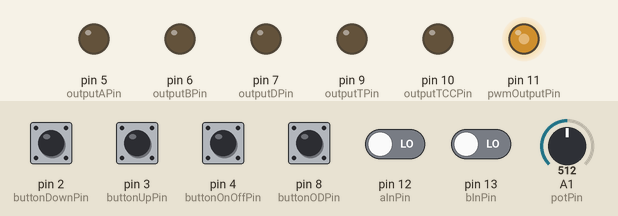
Recording of a sketch running on a simulated Arduino Uno, built with avr-gcc and run on an emulated ATmega328P. Parts: output pins drawn as LEDs (lit = HIGH). Inputs (shaded band) come from the test bench; at power-on: pin 2 (buttonDownPin), pin 3 (buttonUpPin), pin 4 (buttonOnOffPin), pin 8 (buttonODPin) HIGH, pin 12 (aInPin), pin 13 (bInPin) LOW, A1 (potPin) = 512.

Above: at 1.2 s.
1.3 s: A1 (potPin) set to 306
At 1.9 s:
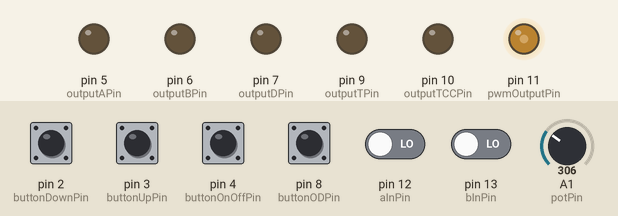
2.8 s: pin 4 (buttonOnOffPin) pulled LOW for 0.15 s
At 3.1 s:
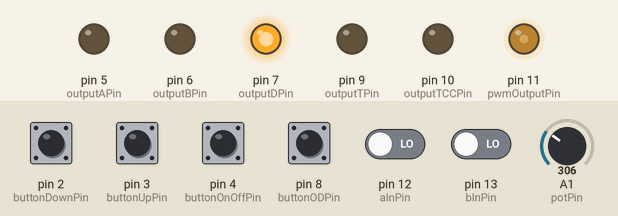
4.4 s: pin 8 (buttonODPin) pulled LOW for 0.15 s
At 6.2 s:
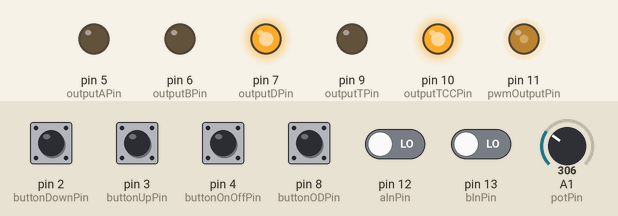
6.6 s: pin 2 (buttonDownPin) pulled LOW for 0.15 s
At 7.2 s:
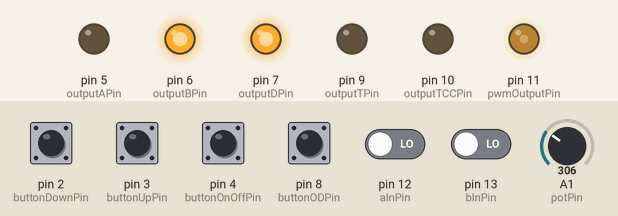
8.2 s: pin 3 (buttonUpPin) pulled LOW for 1 s
At 10.3 s:
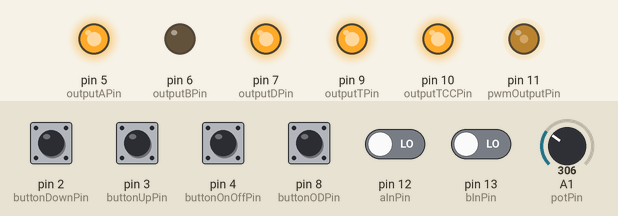
10.7 s: A1 (potPin) set to 122
At 11.5 s:
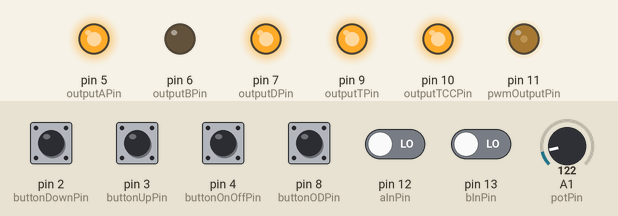
Timing chart, 0 to 13.2 s (numbered marks = the images above; inputs shaded):
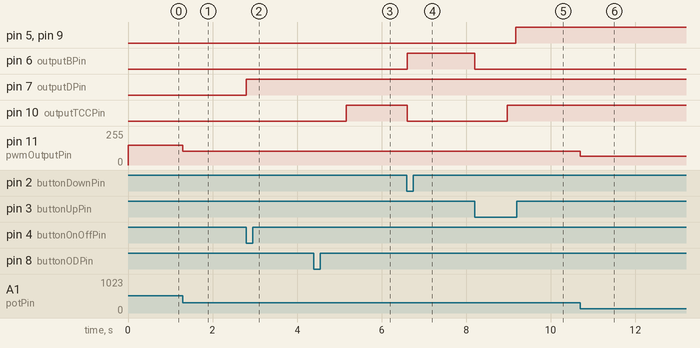

Measured:
- after the input at 1.3 s, pin 11 (pwmOutputPin): 147/255 → 103/255 at once
- after the input at 2.8 s, pin 7 (outputDPin): LOW → HIGH at once
- after the input at 4.4 s, pin 10 (outputTCCPin): LOW → HIGH after 0.77 s
- after the input at 6.6 s, pin 6 (outputBPin): LOW → HIGH at once; pin 10 (outputTCCPin): HIGH → LOW at once
- after the input at 8.2 s, pin 5 (outputAPin), pin 9 (outputTPin): LOW → HIGH after 0.97 s; pin 6 (outputBPin): HIGH → LOW at once; pin 10 (outputTCCPin): LOW → HIGH after 0.77 s
- after the input at 10.7 s, pin 11 (pwmOutputPin): 103/255 → 64/255 at once

The sketch:

Main.ino
```cpp
// Define pin numbers for buttons and outputs
const int buttonUpPin = 3;      // + button
const int buttonDownPin = 2;    // - button
const int buttonOnOffPin = 4;   // "on/off" switch
const int buttonODPin = 8;      // "OD" switch
const int outputAPin = 5;       // Output Solenoid A
const int outputBPin = 6;       // Output Solenoid B
const int outputDPin = 7;       // Output on/off
const int outputTPin = 9;       // Output Timing Solenoid
const int outputTCCPin = 10;    // Output Torque Converter Clutch Solenoid
const int potPin = A1;          // Input TPS
const int pwmOutputPin = 11;    // PWM output Line Pressure Solenoid
const int aInPin = 12;          // TCM Solenoid A
const int bInPin = 13;          // TCM Solenoid B

// Define states
enum State {
  STATE_1,
  STATE_2,
  STATE_3,
  STATE_4,
  STATE_DEACTIVATE
};

State currentState = STATE_1; // Start at state 1
State previousState = STATE_1; // Variable to store the previous state
bool d7State = LOW;            // Initial state for D7
bool lastButtonState = HIGH;   // Last state of the on/off button
bool lastButtonState2 = HIGH;  // Last state of the second on/off button
bool isOn = false;             // State of the on/off switch (inverted)
bool isOn2 = false;            // State of the second on/off switch
bool rampInProgress = false;   // Flag to track if ramp is in progress

// TPS calibration adjustments
float minVoltage = 0.6;
float maxVoltage = 3.9;

int rampDuration = 1000; // 2 seconds for ramp-up

void setup() {
  // Initialize button pins as input
  pinMode(buttonUpPin, INPUT_PULLUP);
  pinMode(buttonDownPin, INPUT_PULLUP);
  pinMode(buttonOnOffPin, INPUT_PULLUP);
  pinMode(buttonODPin, INPUT_PULLUP);

  // Initialize output pins
  pinMode(outputAPin, OUTPUT);
  pinMode(outputBPin, OUTPUT);
  pinMode(outputDPin, OUTPUT);
  pinMode(outputTPin, OUTPUT); // Initialize output T
  pinMode(outputTCCPin, OUTPUT); // Initialize output TCC
  pinMode(pwmOutputPin, OUTPUT); // Initialize PWM output (LP)

  // Set initial output state
  updateOutputs();
  digitalWrite(outputDPin, d7State); // Set initial state for D7
}

void loop() {
  // Read button states once
  bool buttonUpState = digitalRead(buttonUpPin);
  bool buttonDownState = digitalRead(buttonDownPin);
  bool buttonOnOffState = digitalRead(buttonOnOffPin);
  bool buttonODState = digitalRead(buttonODPin);
  int aInState = digitalRead(aInPin); // Read A in state
  int bInState = digitalRead(bInPin); // Read B in state

  // Check for simultaneous button presses
  if (buttonUpState == LOW && buttonDownState == LOW) {
    previousState = currentState; // Store the current state before deactivating
    currentState = STATE_DEACTIVATE; // Set to deactivate state
    updateOutputs();
    delay(200); // Debounce delay
  } else {
    // Handle button up
    if (buttonUpState == LOW && isOn && currentState < STATE_4) {
      previousState = currentState; // Store the previous state
      currentState = (State)(currentState + 1);
      updateOutputs();
      delay(200); // Debounce delay
    }

    // Handle button down
    if (buttonDownState == LOW && isOn && currentState > STATE_1) {
      previousState = currentState; // Store the previous state
      currentState = (State)(currentState - 1);
      updateOutputs();
      delay(200); // Debounce delay
    }
  }

  // Handle the first on/off button state
  if (lastButtonState == HIGH && buttonOnOffState == LOW) {
    isOn = !isOn; // Toggle the first on/off state
    digitalWrite(outputDPin, isOn ? HIGH : LOW); // Update D7 output (inverted)

    // If the first switch is ON, set the current state based on A in and B in
    if (isOn) {
      // Determine the current state based on A in and B in
      if (aInState == HIGH && bInState == HIGH) {
        previousState = currentState;
        currentState = STATE_1;
      } else if (aInState == LOW && bInState == HIGH) {
        previousState = currentState;
        currentState = STATE_2;
      } else if (aInState == LOW && bInState == LOW) {
        previousState = currentState;
        currentState = STATE_3;
      } else if (aInState == HIGH && bInState == LOW) {
        previousState = currentState;
        currentState = STATE_4;
      }

      updateOutputs(); // Update outputs based on the new state
    }
    delay(200); // Debounce delay
  }
  lastButtonState = buttonOnOffState; // Update last button state

  // Handle the second on/off button state
  if (lastButtonState2 == HIGH && buttonODState == LOW) {
    isOn2 = !isOn2; // Toggle the second on/off state
    updateOutputs(); // Update outputs TCC based on the new state
    delay(200); // Debounce delay
  }
  lastButtonState2 = buttonODState; // Update last button state

  // Read the potentiometer value and map it to the specified voltage range
  int potValue = analogRead(potPin); // Read the potentiometer
  float voltageRange = maxVoltage - minVoltage; // Calculate the voltage range
  float mappedVoltage = (potValue / 1023.0) * voltageRange + minVoltage; // Map to the specified voltage range
  int pwmValue = map(mappedVoltage * 255.0 / maxVoltage, 0, 255, 0, 255); // Map to PWM range (0-255)
  analogWrite(pwmOutputPin, pwmValue); // Set the PWM output (LP)

  // Update outputs based on the current state
  updateOutputs();
}

// Function to ramp up PWM signal
void rampUpPWM(int pin, int targetValue, int duration) {
  int currentValue = 0;
  int stepDelay = duration / targetValue; // Calculate delay per step

  // Gradually increase the PWM value
  for (currentValue = 0; currentValue <= targetValue; currentValue++) {
    analogWrite(pin, currentValue); // Set the PWM value
    delay(stepDelay); // Wait for the specified duration
  }
}

void updateOutputs() {
  // Set outputs based on the current state
  if (currentState == STATE_DEACTIVATE) {
    // Deactivate all outputs
    digitalWrite(outputAPin, LOW);
    digitalWrite(outputBPin, LOW);
    digitalWrite(outputTPin, LOW); // Deactivate output T
    digitalWrite(outputTCCPin, LOW); // Deactivate output TCC
    rampInProgress = false; // Reset ramp flag
    currentState = previousState; // Return to the previous state
  } else if (!isOn) {
    // If the first on/off switch is OFF, deactivate outputs A, B, T, and TCC
    digitalWrite(outputAPin, LOW);
    digitalWrite(outputBPin, LOW);
    digitalWrite(outputTPin, LOW); // Deactivate output T
    digitalWrite(outputTCCPin, LOW); // Deactivate output TCC
    rampInProgress = false; // Reset ramp flag
  } else {
    // Set outputs based on the current state
    switch (currentState) {
      case STATE_1:
        digitalWrite(outputAPin, HIGH);
        digitalWrite(outputBPin, HIGH);
        digitalWrite(outputTPin, HIGH); // Activate output T
        digitalWrite(outputTCCPin, LOW); // Deactivate output TCC
        rampInProgress = false; // Reset ramp flag
        break;
      case STATE_2:
        digitalWrite(outputAPin, LOW);
        digitalWrite(outputBPin, HIGH);
        digitalWrite(outputTPin, LOW); // Deactivate output T
        digitalWrite(outputTCCPin, LOW); // Deactivate output TCC
        rampInProgress = false; // Reset ramp flag
        break;
      case STATE_3:
        digitalWrite(outputAPin, LOW);
        digitalWrite(outputBPin, LOW);
        digitalWrite(outputTPin, LOW); // Deactivate output T
        if (isOn2) { // Check if TCC should be activated
          digitalWrite(outputTCCPin, HIGH); // Activate output TCC
          if (!rampInProgress) { // Ramp only if not already in progress
            rampUpPWM(outputTCCPin, 255, rampDuration); // Ramp up to full PWM for TCC (0 to 5V)
            rampInProgress = true; // Set ramp flag to true
          }
        } else {
          digitalWrite(outputTCCPin, LOW); // Deactivate output TCC
          rampInProgress = false; // Reset ramp flag if TCC is deactivated
        }
        break;
      case STATE_4:
        digitalWrite(outputAPin, HIGH);
        digitalWrite(outputBPin, LOW);
        digitalWrite(outputTPin, HIGH); // Activate output T
        if (isOn2) { // Check if TCC should be activated
          digitalWrite(outputTCCPin, HIGH); // Activate output TCC
          if (!rampInProgress) { // Ramp only if not already in progress
            rampUpPWM(outputTCCPin, 255, rampDuration); // Ramp up to full PWM for TCC (0 to 5V)
            rampInProgress = true; // Set ramp flag to true
          }
        } else {
          digitalWrite(outputTCCPin, LOW); // Deactivate output TCC
          rampInProgress = false; // Reset ramp flag if TCC is deactivated
        }
        break;
    }
  }
}
```
